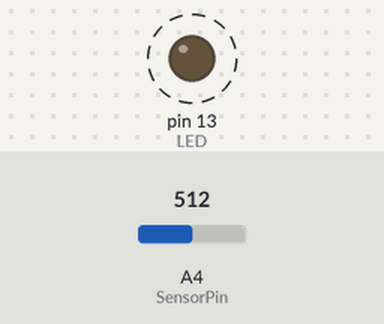
Recording of a sketch running on a simulated Arduino Uno, built with avr-gcc and run on an emulated ATmega328P. Shown: output pins drawn as LEDs (lit = HIGH). Dashed ring = blinking. Inputs (shaded band) come from the test bench; at power-on: A4 (SensorPin) = 512. What the sketch prints to the serial monitor is not drawn.

Above: at 0.4 s.
Timing chart, 0 to 3.7 s (numbered marks = the images above):
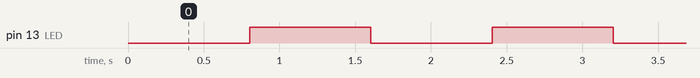

The sketch:

PH_meter33.ino
```cpp
#define SensorPin        A4                                                                   // pH meter Analog output to Arduino Analog Input 0
#define Offset           -0.00                                                                // Компенсация смещения
#define LED              13                                                                   // Номер вывода светодиода, который является индикатором нормальной работы скетча
#define samplingInterval 20                                                                   // Интервал в мс между измерениями
#define printInterval    800                                                                  // Интервал в мс между выводами показаний
#define ArrayLenth       40                                                                   // Количество выборок
int pHArray[ArrayLenth];                                                                      // Массив для определения среднего показания напряжения считанного с датчика
int pHArrayIndex=0;                                                                           // Индекс элемента массива pHArray значения которого требуется изменить
                                                                                              //
void setup(void){                                                                             //
    pinMode(LED,OUTPUT);                                                                      // Конфигурируем вывод светодиода как выход
    Serial.begin(115200);                                                                       // Инициируем передачу данных в монитор последовательного порта на скорости 9600 бит/с
    Serial.println("pH meter experiment!");                                                   // Выводим надпись "pH meter experiment!"
}                                                                                             //
void loop(void){                                                                              //
    static unsigned long samplingTime = millis();                                             // Определяем переменную samplingTime для хранения времени прошедшего с момента старта (переменная создаётся при первом проходе цикла loop и не теряется по его завершении)
    static unsigned long printTime    = millis();                                             // Определяем переменную printTime    для хранения времени прошедшего с момента старта (переменная создаётся при первом проходе цикла loop и не теряется по его завершении)
    static float pHValue, voltage;                                                            // Объявляем переменные для хранения значений напряжения и pH
//  Проводим измерения:                                                                       //
    if(millis() - samplingTime > samplingInterval){                                           // Выполняем код в теле оператора if через каждые samplingInterval мс
        pHArray[pHArrayIndex++] = analogRead(SensorPin);                                      // Читаем данные в очередной элемент массива pHArray
        if(pHArrayIndex==ArrayLenth) pHArrayIndex=0;                                          // Если достигли последнего элемента массива pHArray, то сбрасываем номер текущего элемента этого массива в 0
        voltage = averagearray(pHArray, ArrayLenth) * 5.0 / 1023;                             // Получаем среднее напряжение в мВ из массива напряжений pHArray
        pHValue = 3.5 * voltage + Offset;                                                     // Преобразуем мВ в pH
        samplingTime = millis();                                                              // Обновляем время для переменной samplingTime
    }                                                                                         //
//  Выводим показания в монитор:                                                              //
    if(millis() - printTime > printInterval){                                                 // Выполняем код в теле оператора if через каждые printInterval мс
        Serial.print("Voltage:");                                                             // Выводим надпись "Voltage:"
        Serial.print(voltage,2);                                                              // Выводим среднее напряжение
        Serial.print("    pH value: ");                                                       // Выводим надпись "    pH value: "
        Serial.println(pHValue,2);                                                            // Выводим значение pH
        digitalWrite(LED,digitalRead(LED)^1);                                                 // Меняем состояние светодиода
        printTime = millis();                                                                 // Обновляем время для переменной printTime
    }                                                                                         //
}                                                                                             //
                                                                                              //
//  Функция определения среднего значения напряжения                                          // Эта функция возвращает среднее арифметическое значение данных массива arr без учёта одного максимального и одного минимального значения массива.
double averagearray(int* arr, int number){                                                    //
    int i,max,min;                                                                            // Объявляем переменные для цикла и экстремумов
    double avg;                                                                               // Объявляем переменную для вывода среднего значения
    long amount=0;                                                                            // Определяем переменную для подсчёта среднего значения
    if(number<=0){ Serial.println("Error number for the array to avraging!/n");  return 0;}   // В массиве arr не может быть 0 и менее элементов
    if(number< 5){ for(i=0; i<number; i++){amount+=arr[i];} avg = amount/number; return avg;  // Если в массиве arr менее 5 элементов, то среднее значение является средним арифметическим значением
    }else{                                                                                    // Если в массиве arr более 5 элементов, то среднее значение считаем иначе ...
        if(arr[0]<arr[1]){ min = arr[0]; max=arr[1];}                                         // Определяем минимальное и максимальное число из первых двух элементов массива
        else             { min = arr[1]; max=arr[0];}                                         // Определяем минимальное и максимальное число из первых двух элементов массива
        for(i=2; i<number; i++){                                                              // Проходим по остальным элементам массива
                 if(arr[i]<min){ amount+=min; min=arr[i]; }                                   // Если значение очередного элемента меньше минимального,  то добавляем к значению amount предыдущее минимальное значение  и обновляем значение min
            else if(arr[i]>max){ amount+=max; max=arr[i]; }                                   // Если значение очередного элемента больше максимального, то добавляем к значению amount предыдущее максимальное значение и обновляем значение max
            else               { amount+=arr[i];          }                                   // Если значение очередного элемента находится в пределах между min и max, то добавляем значение этого элемента к amount
        }                                                                                     //
        avg = (double) amount/(number-2);                                                     // Получаем среднее арифметическое значение (без учета значений первых двух элементов массива arr, т.к. они не добавлялись к amount)
    }                                                                                         //
    return avg;                                                                               // Возвращаем полученное среднее значение
}
```

Measured:
- by itself, pin 13 (LED): alternates HIGH for 0.80 s and LOW for 0.80 s
